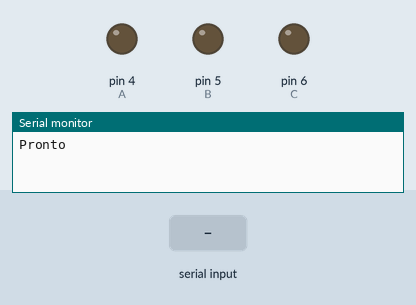
This sketch was run on a simulated Arduino Uno, built with avr-gcc and run on an emulated ATmega328P. On the bench: output pins drawn as LEDs (lit = HIGH), the last lines printed to the serial monitor. The inputs (shaded band) are chosen by the test bench.

Above: at 3.2 s.
3.3 s: "oa" received over Serial
At 5.2 s:
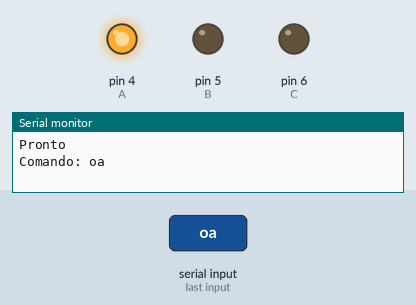
5.8 s: "ob" received over Serial
At 7.1 s:
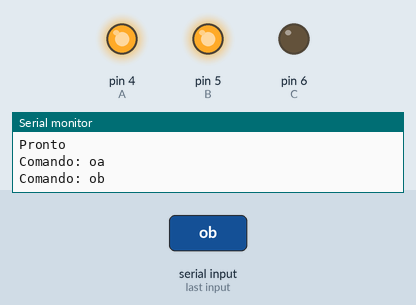
8.3 s: "oc" received over Serial
At 10.2 s:
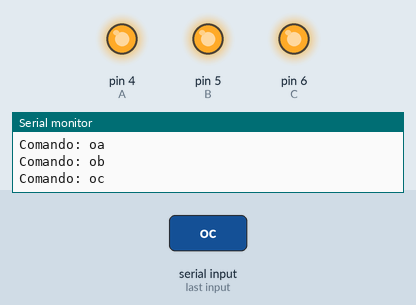
10.8 s: "ba" received over Serial
At 12.1 s:
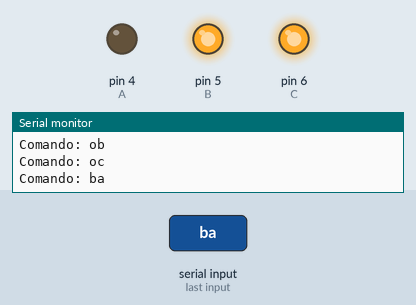
13.3 s: "bb" received over Serial
At 15.2 s:
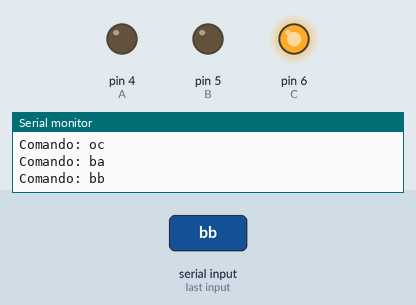
15.8 s: "oa" received over Serial
At 17.1 s:
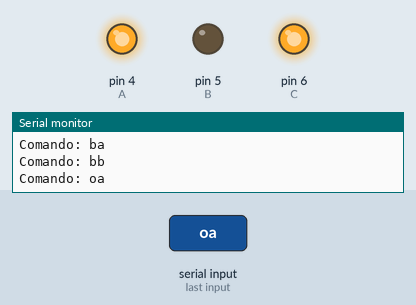
Timing chart, 0 to 18.8 s (numbered marks = the images above; inputs shaded):
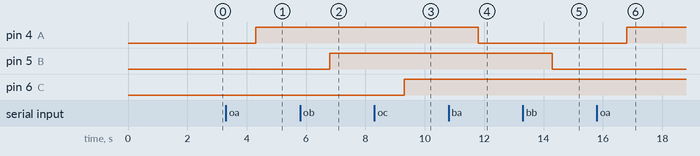

The sketch:

rele_3_way_sensor_pir_sensor_ir.ino
```cpp
#define A 4
#define B 5
#define C 6

#define pir 3

bool stateB = false, stateA = true;
int val;
int sec = 0;
int state = 0;

/*IRrecv irrec(rir);
IRsend irsend;
decode_results codigo;*/

void setup() {
  pinMode(A, OUTPUT);
  pinMode(B, OUTPUT);
  pinMode(C, OUTPUT);
  pinMode(pir, INPUT);

  //irrec.enableIRIn();

  Serial.begin(9600);
  delay(2000);
  Serial.println("Pronto");
}

void loop() {
  //lerSerial();
  //receptorIR(2);  //mode 2 just execute mode 1 receiver code
  //sensorPir();

  if(Serial.available()){
    String letra = Serial.readString();
    Serial.println("Comando: "+letra);
    if(letra == "oa"){
      ligar(A);
    }else if(letra == "ob"){
      ligar(B);
    }else if(letra == "oc"){
      ligar(C);
    }else if(letra == "ba"){
      desligar(A);
    }else if(letra == "bb"){
      desligar(B);
    }else if(letra == "bc"){
      desligar(C);
    }
  }
  /*if(sensorPir() == true){
    ativar(A);
    Serial.println("Tem gente");
    delay(3000);
  }else{
      desativar(A);
  }*/
}

void ligar(int pino){
  digitalWrite(pino, HIGH);
}

void desligar(int pino){
  digitalWrite(pino, LOW);
}

/*void emissorIR(int codigo){
  if (Serial.read() != -1) {
    for (int i = 0; i < 3; i++) {
      irsend.sendPanasonic(0x4004, codigo); // Sony TV power code
      delay(40);
    }
  }
}

void receptorIR(int mode){
  if(irrec.decode(&codigo)){
    if(mode == 1){
      if(codigo.value != 0){
        Serial.print("Codigo: ");
        Serial.println(codigo.value,HEX);
      }
    }else if(mode == 2){
        if(codigo.value == 0x1000405)
          ativar(A);
        if(codigo.value == 0x1008485)
          desativar(A);
    }
  }
  irrec.resume();
  delay(1000);
}

void lerSerial(){
  if(Serial.available()){
    String letra = Serial.readString();
    Serial.println("Comando: "+letra);
    if(letra == "on a"){
        ativar(A);
    } else if (letra == "off a"){
        desativar(A);
    }
    letra = "";
  }
}
/*void sensorPir(){
  val = digitalRead(pir);
  if(val == HIGH){
    irsend.sendPanasonic(0x4004, volu); // Sony TV power code
  }else{
    irsend.sendPanasonic(0x4004, vold); // Sony TV power code
  }
}*/

void ativar(int pino){
  if(pino == B){
        digitalWrite(B, HIGH);
        Serial.println("Ativei B");
  } else if(pino == A){
        digitalWrite(A, HIGH);
        Serial.println("Ativei A");
  }
}
void desativar(int pino){
  if(pino == B){
        digitalWrite(B, LOW);
        Serial.println("Desativei B");
  }else if(pino == A){
        digitalWrite(A, LOW);
        Serial.println("Desativei A");
  }
}
```

Measured:
- after the input at 3.3 s, pin 4 (A): LOW → HIGH after 1.0 s
- after the input at 5.8 s, pin 5 (B): LOW → HIGH after 1.0 s
- after the input at 8.3 s, pin 6 (C): LOW → HIGH after 1.0 s
- after the input at 10.8 s, pin 4 (A): HIGH → LOW after 1.0 s
- after the input at 13.3 s, pin 5 (B): HIGH → LOW after 1.0 s
- after the input at 15.8 s, pin 4 (A): LOW → HIGH after 1.0 s
